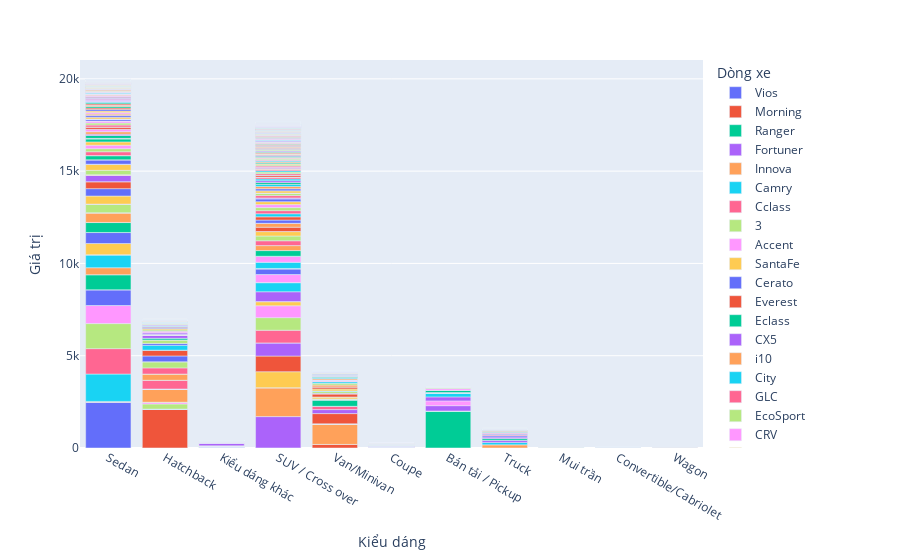

Source (notebook cell):
### Code cell
hd = df[["dong_xe", "kieu_dang"]].value_counts()
dong_xe = hd.index.get_level_values(0)
kieu_dang = hd.index.get_level_values(1)
values = hd.values

hd = pd.DataFrame(columns=["Dòng xe", "Kiểu dáng", "Giá trị"])
hd["Dòng xe"] = dong_xe
hd["Kiểu dáng"] = kieu_dang
hd["Giá trị"] = values

import plotly
import plotly.express as px
px.bar(data_frame = hd, x = "Kiểu dáng", y = "Giá trị", color = "Dòng xe")
